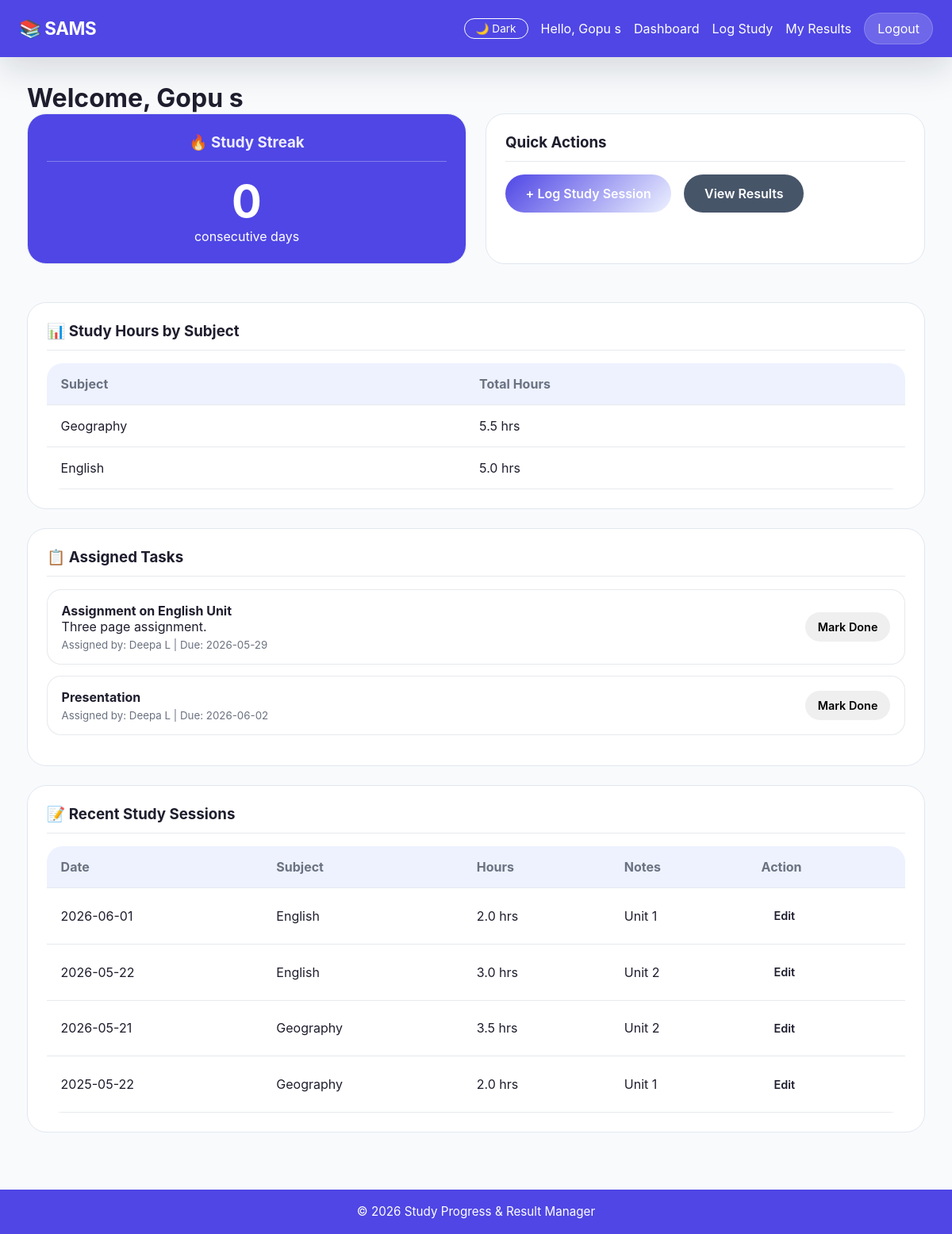
Page /student/dashboard (signed in) on the earlier database version.
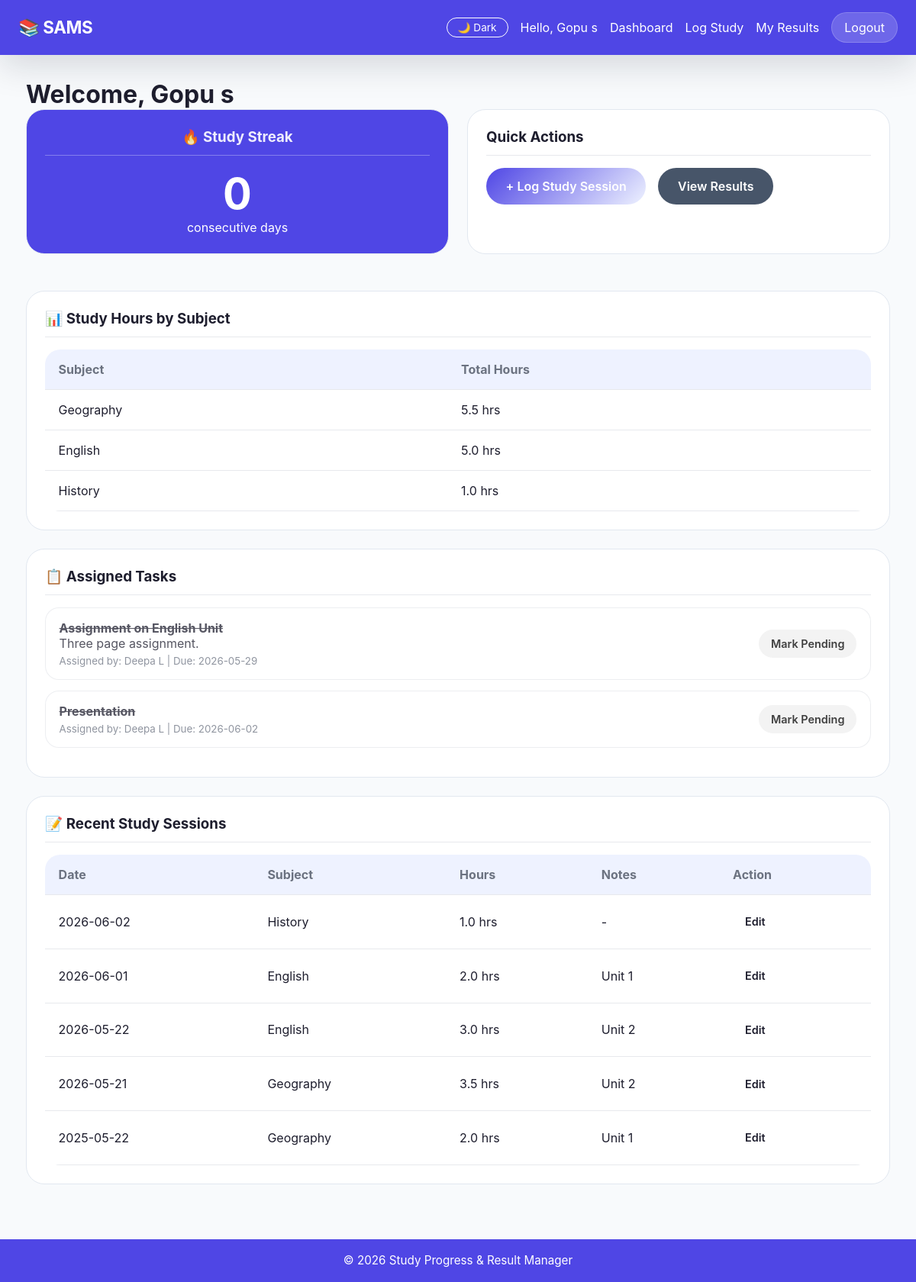
Same page on the later database version.
### tables this page shows
CREATE TABLE subjects (
            id INTEGER PRIMARY KEY AUTOINCREMENT,
            name TEXT UNIQUE NOT NULL
        );

CREATE TABLE tasks (
            id INTEGER PRIMARY KEY AUTOINCREMENT,
            student_id INTEGER NOT NULL,
            teacher_id INTEGER NOT NULL,
            title TEXT NOT NULL,
            description TEXT,
            due_date DATE,
            is_completed INTEGER DEFAULT 0,
            created_at TIMESTAMP DEFAULT CURRENT_TIMESTAMP,
            FOREIGN KEY (student_id) REFERENCES users(id),
            FOREIGN KEY (teacher_id) REFERENCES users(id)
        );

CREATE TABLE "users" (
                id INTEGER PRIMARY KEY AUTOINCREMENT,
                username TEXT UNIQUE NOT NULL,
                password TEXT NOT NULL,
                role TEXT NOT NULL CHECK(role IN ('teacher', 'student', 'admin')),
                full_name TEXT NOT NULL,
                status TEXT NOT NULL CHECK(status IN ('pending', 'active', 'blocked')) DEFAULT 'pending',
                department TEXT,
                created_at TIMESTAMP DEFAULT CURRENT_TIMESTAMP
            , theme VARCHAR(10) DEFAULT 'light');

CREATE TABLE study_logs (
            id INTEGER PRIMARY KEY AUTOINCREMENT,
            student_id INTEGER NOT NULL,
            subject_id INTEGER NOT NULL,
            hours_spent REAL NOT NULL,
            study_date DATE NOT NULL,
            notes TEXT,
            created_at TIMESTAMP DEFAULT CURRENT_TIMESTAMP,
            FOREIGN KEY (student_id) REFERENCES users(id),
            FOREIGN KEY (subject_id) REFERENCES subjects(id)
        );

### app.py (the view, shortened to what this page needs)
@app.route('/student/dashboard')
@login_required
@student_required
def student_dashboard():
    conn = get_db_connection()
    study_logs = conn.execute('''
        SELECT sl.*, s.name as subject_name
        FROM study_logs sl
        JOIN subjects s ON sl.subject_id = s.id
        WHERE sl.student_id = ?
        ORDER BY sl.study_date DESC
        LIMIT 10
    ''', (session['user_id'],)).fetchall()
    study_summary = conn.execute('''
        SELECT s.name as subject_name, SUM(sl.hours_spent) as total_hours
        FROM study_logs sl
        JOIN subjects s ON sl.subject_id = s.id
        WHERE sl.student_id = ?
        GROUP BY s.id
        ORDER BY total_hours DESC
    ''', (session['user_id'],)).fetchall()
    tasks = conn.execute('''
        SELECT t.*, u.full_name as teacher_name
        FROM tasks t
        JOIN users u ON t.teacher_id = u.id
        WHERE t.student_id = ?
        ORDER BY t.is_completed ASC, t.due_date ASC
    ''', (session['user_id'],)).fetchall()
    streak_rows = conn.execute('''
        SELECT DISTINCT study_date
        FROM study_logs
        WHERE student_id = ?
        ORDER BY study_date DESC
    ''', (session['user_id'],)).fetchall()
    streak = 0
    if streak_rows:
        study_dates = [datetime.fromisoformat(row['study_date']).date() for row in streak_rows]
        today = date.today()
    conn.close()
    return render_template('student_dashboard.html',
                         study_logs=study_logs,
                         study_summary=study_summary,
                         tasks=tasks,
                         streak=streak)

### app.py (called while the page is built)
def login_required(f):
    @wraps(f)
    def decorated_function(*args, **kwargs):
        if 'user_id' not in session:
            flash('Please log in to access this page.', 'error')
            return redirect(url_for('login'))
        return f(*args, **kwargs)
    return decorated_function

def student_required(f):
    @wraps(f)
    def decorated_function(*args, **kwargs):
        if session.get('role') != 'student':
            flash('This page is for students only.', 'error')
            return redirect(url_for('home'))
        return f(*args, **kwargs)
    return decorated_function

@app.context_processor
def inject_current_user():
    return {'current_user': CurrentUser(session)}

    @property
    def is_authenticated(self):
        return bool(self.id)

### database.py (called while the page is built)
def get_db_connection():
    conn = sqlite3.connect(DATABASE)
    conn.row_factory = sqlite3.Row  # This lets us access columns by name
    return conn

### templates/student_dashboard.html (shortened to what this page needs)
{% extends 'base.html' %}
{% block content %}
<h1>Welcome, {{ session.get('full_name') }}</h1>
<div class="dashboard-grid">
    <div class="card streak-card">
        <h3>🔥 Study Streak</h3>
        <div class="streak-number">{{ streak }}</div>
        <p>consecutive days</p>
    </div>
    <div class="card">
        <h3>Quick Actions</h3>
        <div class="quick-actions">
            <a href="{{ url_for('add_study_log') }}" class="btn btn-primary">+ Log Study Session</a>
            <a href="{{ url_for('view_results') }}" class="btn btn-secondary">View Results</a>
        </div>
    </div>
</div>
<div class="card">
    <h3>📊 Study Hours by Subject</h3>
    {% if study_summary %}
        <table class="data-table">
            <thead>
                <tr>
                    <th>Subject</th>
                    <th>Total Hours</th>
                </tr>
            </thead>
            <tbody>
                {% for item in study_summary %}
                <tr>
                    <td>{{ item.subject_name }}</td>
                    <td>{{ "%.1f"|format(item.total_hours) }} hrs</td>
                </tr>
                {% endfor %}
            </tbody>
        </table>
    {% else %}
        <p class="empty-state">No study sessions logged yet. Start tracking your progress!</p>
    {% endif %}
</div>
<div class="card">
    <h3>📋 Assigned Tasks</h3>
    {% if tasks %}
        <ul class="task-list">
            {% for task in tasks %}
            <li class="task-item {% if task.is_completed %}completed{% endif %}">
                <div class="task-info">
                    <strong>{{ task.title }}</strong>
                    {% if task.description %}
                        <p>{{ task.description }}</p>
                    {% endif %}
                    <small>Assigned by: {{ task.teacher_name }}
                        {% if task.due_date %} | Due: {{ task.due_date }}{% endif %}
                    </small>
                </div>
                <form method="POST" action="{{ url_for('toggle_task', task_id=task.id) }}" style="display: inline;">
                    <button type="submit" class="btn btn-small">
                        {% if task.is_completed %}Mark Pending{% else %}Mark Done{% endif %}
                    </button>
                </form>
            </li>
            {% endfor %}
        </ul>
    {% else %}
        <p class="empty-state">No tasks assigned yet.</p>
    {% endif %}
</div>
<div class="card">
    <h3>📝 Recent Study Sessions</h3>
    {% if study_logs %}
        <table class="data-table">
            <thead>
                <tr>
                    <th>Date</th>
                    <th>Subject</th>
                    <th>Hours</th>
                    <th>Notes</th>
                    <th>Action</th>
                </tr>
            </thead>
            <tbody>
                {% for log in study_logs %}
                <tr>
                    <td>{{ log.study_date }}</td>
                    <td>{{ log.subject_name }}</td>
                    <td>{{ log.hours_spent }} hrs</td>
                    <td>{{ log.notes or '-' }}</td>
                    <td>
                        <a href="{{ url_for('edit_study_log', log_id=log.id) }}" class="btn btn-small">Edit</a>
                    </td>
                </tr>
                {% endfor %}
            </tbody>
        </table>
    {% else %}
        <p class="empty-state">No study sessions logged yet.</p>
    {% endif %}
</div>
{% endblock %}

Differences in the rows shown:
now on this page (row unchanged): subjects: subject_name "History", total_hours "1.0"
changed tasks "Assignment on English Unit": is_completed "Mark Done" → "Mark Pending"
changed tasks "Presentation": is_completed "Mark Done" → "Mark Pending"
added study_logs: study_date "2026-06-02", subject_name "History", hours_spent "1.0", notes "-"
